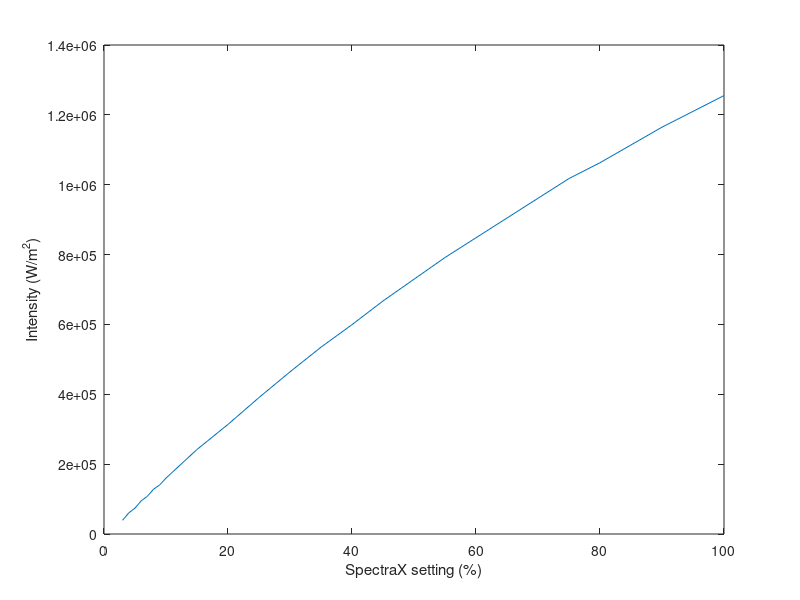

MATLAB code to generate this figure:
%Plot SpectraX laser power

Power = [3	0.694
4	1.07
5	1.31
6	1.68
7	1.91
8	2.27
9	2.49
10	2.83
15	4.28
20	5.55
25	6.91
30	8.21
35	9.46
40	10.6
45	11.8
50	12.9
55	14
60	15
65	16
70	17
75	18
80	18.8
85	19.7
90	20.6
100	22.2]

plot(Power(:, 1), (Power(:, 2)*1e-3) /(2044*2048*(0.065e-6)^2))
xlabel('SpectraX setting (%)')
ylabel('Intensity (W/m^2)')
